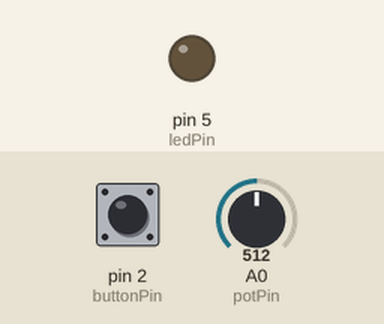
Simulated run of this sketch. Board: Arduino Uno, built with avr-gcc and run on an emulated ATmega328P. Shown: output pins drawn as LEDs (lit = HIGH). Inputs (shaded band) come from the test bench; at power-on: pin 2 (buttonPin) HIGH, A0 (potPin) = 512.

Above: at 1.2 s.
1.3 s: pin 2 (buttonPin) pulled LOW for 0.15 s
At 1.38 s:
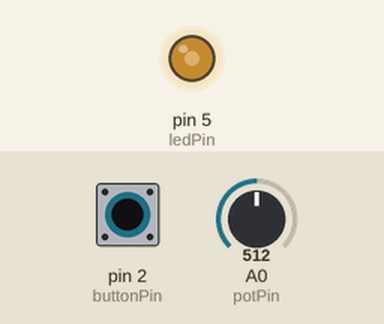
2.9 s: pin 2 (buttonPin) pulled LOW for 3.2 s
At 7.0 s:
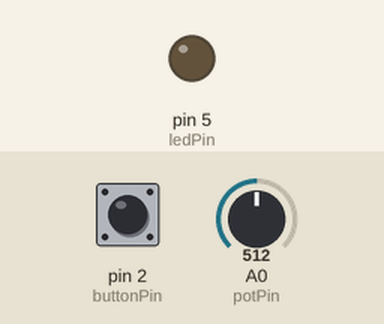
Timing chart, 0 to 8.5 s (numbered marks = the images above; inputs shaded):
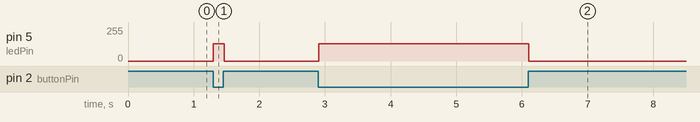

The sketch:

05_lamp_bonus.ino
```cpp
const int buttonPin = 2;
const int ledPin = 5;
const int potPin = A0;

void setup() {
  pinMode(buttonPin, INPUT_PULLUP);
  pinMode(ledPin, OUTPUT);
  Serial.begin(9600);
}
void loop() {
  int state = digitalRead(buttonPin);

  if (state == LOW) {                          // button held down
    int brightness = analogRead(potPin) / 4;
    analogWrite(ledPin, brightness);
  } else {
    analogWrite(ledPin, 0);
  }

  delay(20);
}
```

Measured:
- after the input at 1.3 s, pin 5 (ledPin): 0/255 → 128/255 at once, → 0/255 0.16 s later
- after the input at 2.9 s, pin 5 (ledPin): 0/255 → 128/255 at once, → 0/255 3.2 s later
